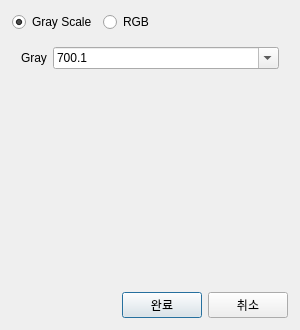
<?xml version="1.0" encoding="UTF-8"?>
<ui version="4.0">
 <class>ViewerBandDialog</class>
 <widget class="QDialog" name="ViewerBandDialog">
  <property name="geometry">
   <rect>
    <x>0</x>
    <y>0</y>
    <width>300</width>
    <height>330</height>
   </rect>
  </property>
  <property name="windowTitle">
   <string>뷰어 대역 선택</string>
  </property>
  <layout class="QVBoxLayout" name="vl_root">
   <!-- ✅ Qt Designer/pyuic가 지원하는 개별 마진 속성 -->
   <property name="leftMargin">
    <number>12</number>
   </property>
   <property name="topMargin">
    <number>12</number>
   </property>
   <property name="rightMargin">
    <number>12</number>
   </property>
   <property name="bottomMargin">
    <number>12</number>
   </property>

   <!-- 상단: 모드 선택 -->
   <item>
    <layout class="QHBoxLayout" name="hl_mode">
     <item>
      <widget class="QRadioButton" name="radGray">
       <property name="text">
        <string>Gray Scale</string>
       </property>
       <property name="checked">
        <bool>true</bool>
       </property>
      </widget>
     </item>
     <item>
      <widget class="QRadioButton" name="radRGB">
       <property name="text">
        <string>RGB</string>
       </property>
      </widget>
     </item>
     <item>
      <spacer name="hs_mode_spacer">
       <property name="orientation">
        <enum>Qt::Horizontal</enum>
       </property>
       <property name="sizeHint" stdset="0">
        <size>
         <width>40</width>
         <height>20</height>
        </size>
       </property>
      </spacer>
     </item>
    </layout>
   </item>

   <!-- 가운데: 스택(Gray / RGB) -->
   <item>
    <widget class="QStackedWidget" name="stack">
     <property name="currentIndex">
      <number>0</number>
     </property>

     <!-- Page 0 : Gray -->
     <widget class="QWidget" name="pageGray">
      <layout class="QFormLayout" name="fl_gray">
       <property name="formAlignment">
        <set>Qt::AlignHCenter|Qt::AlignTop</set>
       </property>
       <property name="labelAlignment">
        <set>Qt::AlignLeft|Qt::AlignVCenter</set>
       </property>
       <item row="0" column="0">
        <widget class="QLabel" name="lblGray">
         <property name="text">
          <string>Gray</string>
         </property>
         <property name="buddy">
          <cstring>cboGray</cstring>
         </property>
        </widget>
       </item>
       <item row="0" column="1">
        <widget class="QComboBox" name="cboGray">
         <property name="editable">
          <bool>true</bool>
         </property>
         <item><property name="text"><string>700.1</string></property></item>
         <item><property name="text"><string>650.0</string></property></item>
         <item><property name="text"><string>550.3</string></property></item>
         <item><property name="text"><string>450.1</string></property></item>
        </widget>
       </item>
      </layout>
     </widget>

     <!-- Page 1 : RGB -->
     <widget class="QWidget" name="pageRGB">
      <layout class="QFormLayout" name="fl_rgb">
       <property name="formAlignment">
        <set>Qt::AlignHCenter|Qt::AlignTop</set>
       </property>
       <property name="labelAlignment">
        <set>Qt::AlignLeft|Qt::AlignVCenter</set>
       </property>

       <item row="0" column="0">
        <widget class="QLabel" name="lblR">
         <property name="text">
          <string>R</string>
         </property>
         <property name="buddy">
          <cstring>cboR</cstring>
         </property>
        </widget>
       </item>
       <item row="0" column="1">
        <widget class="QComboBox" name="cboR">
         <property name="editable">
          <bool>true</bool>
         </property>
         <item><property name="text"><string>700.1</string></property></item>
         <item><property name="text"><string>680.0</string></property></item>
         <item><property name="text"><string>650.0</string></property></item>
        </widget>
       </item>

       <item row="1" column="0">
        <widget class="QLabel" name="lblG">
         <property name="text">
          <string>G</string>
         </property>
         <property name="buddy">
          <cstring>cboG</cstring>
         </property>
        </widget>
       </item>
       <item row="1" column="1">
        <widget class="QComboBox" name="cboG">
         <property name="editable">
          <bool>true</bool>
         </property>
         <item><property name="text"><string>550.3</string></property></item>
         <item><property name="text"><string>530.0</string></property></item>
         <item><property name="text"><string>510.0</string></property></item>
        </widget>
       </item>

       <item row="2" column="0">
        <widget class="QLabel" name="lblB">
         <property name="text">
          <string>B</string>
         </property>
         <property name="buddy">
          <cstring>cboB</cstring>
         </property>
        </widget>
       </item>
       <item row="2" column="1">
        <widget class="QComboBox" name="cboB">
         <property name="editable">
          <bool>true</bool>
         </property>
         <item><property name="text"><string>450.1</string></property></item>
         <item><property name="text"><string>430.0</string></property></item>
         <item><property name="text"><string>410.0</string></property></item>
        </widget>
       </item>
      </layout>
     </widget>
    </widget>
   </item>

   <!-- 하단 버튼 -->
   <item>
    <layout class="QHBoxLayout" name="hl_buttons">
     <item>
      <spacer name="hs_btn_spacer">
       <property name="orientation">
        <enum>Qt::Horizontal</enum>
       </property>
       <property name="sizeHint" stdset="0">
        <size>
         <width>40</width>
         <height>20</height>
        </size>
       </property>
      </spacer>
     </item>
     <item>
      <widget class="QPushButton" name="btnOk">
       <property name="text">
        <string>완료</string>
       </property>
       <property name="default">
        <bool>true</bool>
       </property>
      </widget>
     </item>
     <item>
      <widget class="QPushButton" name="btnCancel">
       <property name="text">
        <string>취소</string>
       </property>
      </widget>
     </item>
    </layout>
   </item>
  </layout>
 </widget>

 <tabstops>
  <tabstop>radGray</tabstop>
  <tabstop>radRGB</tabstop>
  <tabstop>cboGray</tabstop>
  <tabstop>cboR</tabstop>
  <tabstop>cboG</tabstop>
  <tabstop>cboB</tabstop>
  <tabstop>btnOk</tabstop>
  <tabstop>btnCancel</tabstop>
 </tabstops>

 <resources/>
 <connections/>
</ui>
